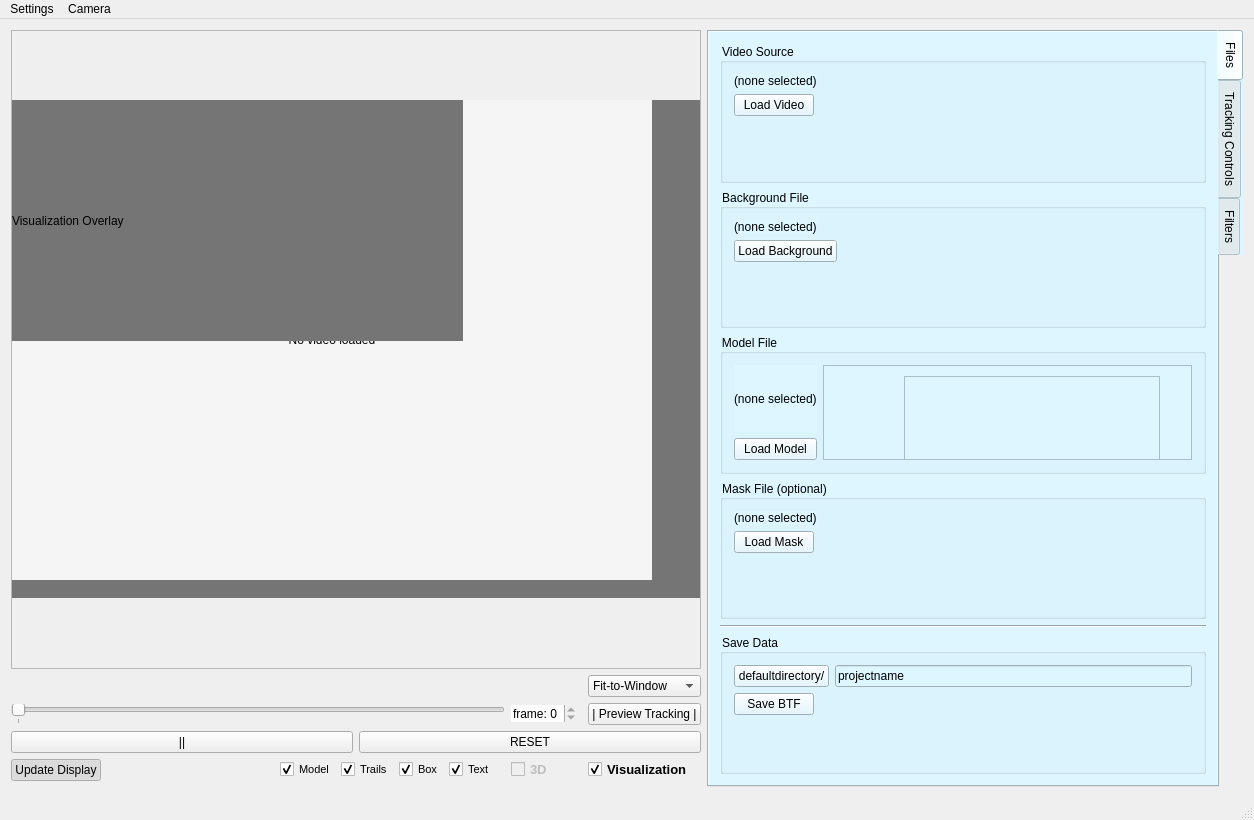
<?xml version="1.0" encoding="UTF-8"?>
<ui version="4.0">
 <class>ManytrackClass</class>
 <widget class="QMainWindow" name="ManytrackClass">
  <property name="geometry">
   <rect>
    <x>0</x>
    <y>0</y>
    <width>1254</width>
    <height>820</height>
   </rect>
  </property>
  <property name="windowTitle">
   <string>Manytrack 1.1</string>
  </property>
  <property name="windowIcon">
   <iconset resource="Manytrack.qrc">
    <normaloff>:/Manytrack/Manytrack.png</normaloff>:/Manytrack/Manytrack.png</iconset>
  </property>
  <property name="animated">
   <bool>true</bool>
  </property>
  <property name="unifiedTitleAndToolBarOnMac">
   <bool>true</bool>
  </property>
  <widget class="QWidget" name="centralWidget">
   <layout class="QGridLayout" name="gridLayout">
    <item row="1" column="3">
     <widget class="QComboBox" name="displaycomboBox">
      <item>
       <property name="text">
        <string>Fit-to-Window</string>
       </property>
      </item>
      <item>
       <property name="text">
        <string>100%</string>
       </property>
      </item>
      <item>
       <property name="text">
        <string>50%</string>
       </property>
      </item>
     </widget>
    </item>
    <item row="4" column="0">
     <layout class="QHBoxLayout" name="displayLayout">
      <property name="rightMargin">
       <number>10</number>
      </property>
      <item>
       <widget class="QPushButton" name="display_pushButton">
        <property name="autoFillBackground">
         <bool>false</bool>
        </property>
        <property name="text">
         <string>Update Display</string>
        </property>
        <property name="checkable">
         <bool>true</bool>
        </property>
        <property name="checked">
         <bool>true</bool>
        </property>
       </widget>
      </item>
      <item>
       <spacer name="horizontalSpacer">
        <property name="orientation">
         <enum>Qt::Horizontal</enum>
        </property>
        <property name="sizeHint" stdset="0">
         <size>
          <width>40</width>
          <height>20</height>
         </size>
        </property>
       </spacer>
      </item>
      <item>
       <widget class="QCheckBox" name="modelViewcheckBox">
        <property name="font">
         <font>
          <pointsize>8</pointsize>
         </font>
        </property>
        <property name="text">
         <string>Model</string>
        </property>
        <property name="checked">
         <bool>true</bool>
        </property>
       </widget>
      </item>
      <item>
       <widget class="QCheckBox" name="showTrailscheckBox">
        <property name="font">
         <font>
          <pointsize>8</pointsize>
         </font>
        </property>
        <property name="text">
         <string>Trails</string>
        </property>
        <property name="checked">
         <bool>true</bool>
        </property>
       </widget>
      </item>
      <item>
       <widget class="QCheckBox" name="showBoxcheckBox">
        <property name="font">
         <font>
          <pointsize>8</pointsize>
         </font>
        </property>
        <property name="text">
         <string>Box</string>
        </property>
        <property name="checked">
         <bool>true</bool>
        </property>
       </widget>
      </item>
      <item>
       <widget class="QCheckBox" name="textCheckBox">
        <property name="font">
         <font>
          <pointsize>8</pointsize>
         </font>
        </property>
        <property name="text">
         <string>Text</string>
        </property>
        <property name="checked">
         <bool>true</bool>
        </property>
       </widget>
      </item>
     </layout>
    </item>
    <item row="3" column="0" colspan="4">
     <layout class="QHBoxLayout" name="playcontrolLayout">
      <item>
       <widget class="QPushButton" name="stopButton">
        <property name="text">
         <string>||</string>
        </property>
       </widget>
      </item>
      <item>
       <widget class="QPushButton" name="resetButton">
        <property name="text">
         <string>RESET</string>
        </property>
       </widget>
      </item>
     </layout>
    </item>
    <item row="0" column="0" colspan="4">
     <widget class="QScrollArea" name="scrollArea">
      <property name="minimumSize">
       <size>
        <width>690</width>
        <height>500</height>
       </size>
      </property>
      <property name="widgetResizable">
       <bool>false</bool>
      </property>
      <property name="alignment">
       <set>Qt::AlignCenter</set>
      </property>
      <widget class="QWidget" name="scrollAreaWidgetContents">
       <property name="geometry">
        <rect>
         <x>0</x>
         <y>53</y>
         <width>688</width>
         <height>498</height>
        </rect>
       </property>
       <property name="sizePolicy">
        <sizepolicy hsizetype="Ignored" vsizetype="Ignored">
         <horstretch>0</horstretch>
         <verstretch>0</verstretch>
        </sizepolicy>
       </property>
       <property name="styleSheet">
        <string notr="true">background-color: rgb(117, 117, 117);</string>
       </property>
       <widget class="QLabel" name="imageLabel">
        <property name="geometry">
         <rect>
          <x>0</x>
          <y>0</y>
          <width>640</width>
          <height>480</height>
         </rect>
        </property>
        <property name="sizePolicy">
         <sizepolicy hsizetype="Fixed" vsizetype="Preferred">
          <horstretch>0</horstretch>
          <verstretch>0</verstretch>
         </sizepolicy>
        </property>
        <property name="minimumSize">
         <size>
          <width>640</width>
          <height>480</height>
         </size>
        </property>
        <property name="autoFillBackground">
         <bool>false</bool>
        </property>
        <property name="styleSheet">
         <string notr="true">background-color: rgb(245, 245, 245);
border-color: rgb(54, 54, 54);
font: 14pt &quot;MS Shell Dlg 2&quot;;</string>
        </property>
        <property name="text">
         <string>No video loaded</string>
        </property>
        <property name="scaledContents">
         <bool>true</bool>
        </property>
        <property name="alignment">
         <set>Qt::AlignCenter</set>
        </property>
       </widget>
       <widget class="QLabel" name="visualizationLabel">
        <property name="geometry">
         <rect>
          <x>0</x>
          <y>0</y>
          <width>451</width>
          <height>241</height>
         </rect>
        </property>
        <property name="styleSheet">
         <string notr="true"/>
        </property>
        <property name="text">
         <string>Visualization Overlay</string>
        </property>
        <property name="scaledContents">
         <bool>true</bool>
        </property>
       </widget>
       <zorder>imageLabel</zorder>
       <zorder>visualizationLabel</zorder>
       <zorder>toolbartabWidget</zorder>
      </widget>
     </widget>
    </item>
    <item row="4" column="3">
     <widget class="QCheckBox" name="visualizationcheckBox">
      <property name="font">
       <font>
        <pointsize>10</pointsize>
        <weight>75</weight>
        <bold>true</bold>
        <strikeout>false</strikeout>
        <kerning>true</kerning>
       </font>
      </property>
      <property name="layoutDirection">
       <enum>Qt::LeftToRight</enum>
      </property>
      <property name="text">
       <string>Visualization</string>
      </property>
      <property name="checked">
       <bool>true</bool>
      </property>
     </widget>
    </item>
    <item row="4" column="1">
     <widget class="QCheckBox" name="ThreeDcheckBox">
      <property name="enabled">
       <bool>false</bool>
      </property>
      <property name="font">
       <font>
        <pointsize>10</pointsize>
        <weight>75</weight>
        <bold>true</bold>
       </font>
      </property>
      <property name="text">
       <string>3D</string>
      </property>
     </widget>
    </item>
    <item row="2" column="0">
     <widget class="QSlider" name="framesSlider">
      <property name="maximum">
       <number>0</number>
      </property>
      <property name="orientation">
       <enum>Qt::Horizontal</enum>
      </property>
      <property name="tickPosition">
       <enum>QSlider::TicksBelow</enum>
      </property>
      <property name="tickInterval">
       <number>0</number>
      </property>
     </widget>
    </item>
    <item row="2" column="1">
     <widget class="QSpinBox" name="framesspinBox">
      <property name="frame">
       <bool>false</bool>
      </property>
      <property name="alignment">
       <set>Qt::AlignLeading|Qt::AlignLeft|Qt::AlignVCenter</set>
      </property>
      <property name="prefix">
       <string>frame: </string>
      </property>
      <property name="maximum">
       <number>0</number>
      </property>
     </widget>
    </item>
    <item row="2" column="3">
     <widget class="QPushButton" name="previewtrackingButton">
      <property name="font">
       <font>
        <pointsize>9</pointsize>
       </font>
      </property>
      <property name="text">
       <string>| Preview Tracking |</string>
      </property>
     </widget>
    </item>
    <item row="0" column="4" rowspan="6">
     <widget class="QTabWidget" name="toolbartabWidget">
      <property name="enabled">
       <bool>true</bool>
      </property>
      <property name="sizePolicy">
       <sizepolicy hsizetype="Fixed" vsizetype="Expanding">
        <horstretch>0</horstretch>
        <verstretch>0</verstretch>
       </sizepolicy>
      </property>
      <property name="minimumSize">
       <size>
        <width>360</width>
        <height>0</height>
       </size>
      </property>
      <property name="autoFillBackground">
       <bool>false</bool>
      </property>
      <property name="styleSheet">
       <string notr="true">background-color: rgb(221, 246, 255);</string>
      </property>
      <property name="tabPosition">
       <enum>QTabWidget::East</enum>
      </property>
      <property name="tabShape">
       <enum>QTabWidget::Rounded</enum>
      </property>
      <property name="currentIndex">
       <number>0</number>
      </property>
      <widget class="QWidget" name="filesTabWidget">
       <attribute name="title">
        <string>Files</string>
       </attribute>
       <layout class="QVBoxLayout" name="verticalLayout_2">
        <item>
         <widget class="QGroupBox" name="videobox">
          <property name="title">
           <string>Video Source</string>
          </property>
          <property name="flat">
           <bool>false</bool>
          </property>
          <property name="checkable">
           <bool>false</bool>
          </property>
          <layout class="QFormLayout" name="formLayout_3">
           <item row="0" column="0">
            <widget class="QLabel" name="videoFile">
             <property name="maximumSize">
              <size>
               <width>167772</width>
               <height>16777215</height>
              </size>
             </property>
             <property name="layoutDirection">
              <enum>Qt::LeftToRight</enum>
             </property>
             <property name="autoFillBackground">
              <bool>false</bool>
             </property>
             <property name="styleSheet">
              <string notr="true">font: 8pt &quot;Ubuntu Condensed&quot;;</string>
             </property>
             <property name="inputMethodHints">
              <set>Qt::ImhNone</set>
             </property>
             <property name="midLineWidth">
              <number>0</number>
             </property>
             <property name="text">
              <string>(none selected)</string>
             </property>
             <property name="scaledContents">
              <bool>false</bool>
             </property>
             <property name="wordWrap">
              <bool>false</bool>
             </property>
             <property name="margin">
              <number>0</number>
             </property>
            </widget>
           </item>
           <item row="1" column="0">
            <widget class="QPushButton" name="videoButton">
             <property name="autoFillBackground">
              <bool>false</bool>
             </property>
             <property name="text">
              <string>Load Video</string>
             </property>
             <property name="icon">
              <iconset resource="Manytrack.qrc">
               <normaloff>:/Manytrack/Manytrack.png</normaloff>:/Manytrack/Manytrack.png</iconset>
             </property>
            </widget>
           </item>
          </layout>
         </widget>
        </item>
        <item>
         <widget class="QGroupBox" name="bgbox">
          <property name="title">
           <string>Background File</string>
          </property>
          <property name="flat">
           <bool>false</bool>
          </property>
          <property name="checkable">
           <bool>false</bool>
          </property>
          <layout class="QFormLayout" name="formLayout">
           <item row="0" column="0">
            <widget class="QLabel" name="backgroundFile">
             <property name="styleSheet">
              <string notr="true">font: 8pt &quot;Ubuntu Condensed&quot;;</string>
             </property>
             <property name="text">
              <string>(none selected)</string>
             </property>
            </widget>
           </item>
           <item row="1" column="0">
            <widget class="QPushButton" name="backgroundButton">
             <property name="text">
              <string>Load Background</string>
             </property>
            </widget>
           </item>
          </layout>
         </widget>
        </item>
        <item>
         <widget class="QGroupBox" name="modelbox">
          <property name="title">
           <string>Model File</string>
          </property>
          <property name="flat">
           <bool>false</bool>
          </property>
          <property name="checkable">
           <bool>false</bool>
          </property>
          <layout class="QGridLayout" name="gridLayout_3">
           <item row="0" column="0">
            <widget class="QLabel" name="modelFile">
             <property name="styleSheet">
              <string notr="true">font: 8pt &quot;Ubuntu Condensed&quot;;</string>
             </property>
             <property name="text">
              <string>(none selected)</string>
             </property>
            </widget>
           </item>
           <item row="1" column="0">
            <widget class="QPushButton" name="modelButton">
             <property name="text">
              <string>Load Model</string>
             </property>
            </widget>
           </item>
           <item row="0" column="1" rowspan="2">
            <widget class="QScrollArea" name="scrollArea_2">
             <property name="widgetResizable">
              <bool>true</bool>
             </property>
             <widget class="QWidget" name="scrollAreaWidgetContents_2">
              <property name="geometry">
               <rect>
                <x>0</x>
                <y>0</y>
                <width>357</width>
                <height>76</height>
               </rect>
              </property>
              <widget class="QListView" name="listView">
               <property name="geometry">
                <rect>
                 <x>80</x>
                 <y>10</y>
                 <width>256</width>
                 <height>192</height>
                </rect>
               </property>
              </widget>
             </widget>
            </widget>
           </item>
          </layout>
         </widget>
        </item>
        <item>
         <widget class="QGroupBox" name="maskbox">
          <property name="title">
           <string>Mask File (optional)</string>
          </property>
          <property name="flat">
           <bool>false</bool>
          </property>
          <property name="checkable">
           <bool>false</bool>
          </property>
          <layout class="QFormLayout" name="formLayout_5">
           <property name="fieldGrowthPolicy">
            <enum>QFormLayout::AllNonFixedFieldsGrow</enum>
           </property>
           <item row="0" column="0">
            <widget class="QLabel" name="maskFile">
             <property name="styleSheet">
              <string notr="true">font: 8pt &quot;Ubuntu Condensed&quot;;</string>
             </property>
             <property name="text">
              <string>(none selected)</string>
             </property>
             <property name="scaledContents">
              <bool>true</bool>
             </property>
             <property name="wordWrap">
              <bool>true</bool>
             </property>
            </widget>
           </item>
           <item row="1" column="0">
            <widget class="QPushButton" name="maskButton">
             <property name="text">
              <string>Load Mask</string>
             </property>
            </widget>
           </item>
          </layout>
         </widget>
        </item>
        <item>
         <widget class="Line" name="line">
          <property name="orientation">
           <enum>Qt::Horizontal</enum>
          </property>
         </widget>
        </item>
        <item>
         <widget class="QGroupBox" name="savebox">
          <property name="title">
           <string>Save Data</string>
          </property>
          <property name="flat">
           <bool>false</bool>
          </property>
          <property name="checkable">
           <bool>false</bool>
          </property>
          <layout class="QFormLayout" name="formLayout_2">
           <item row="0" column="0">
            <widget class="QPushButton" name="projectDirectoryButton">
             <property name="maximumSize">
              <size>
               <width>167733</width>
               <height>16777215</height>
              </size>
             </property>
             <property name="layoutDirection">
              <enum>Qt::LeftToRight</enum>
             </property>
             <property name="styleSheet">
              <string notr="true">font: 8pt &quot;Ubuntu Condensed&quot;;</string>
             </property>
             <property name="text">
              <string>defaultdirectory/</string>
             </property>
            </widget>
           </item>
           <item row="0" column="1">
            <widget class="QLineEdit" name="projectsavename">
             <property name="text">
              <string>projectname</string>
             </property>
             <property name="readOnly">
              <bool>false</bool>
             </property>
            </widget>
           </item>
           <item row="1" column="0">
            <widget class="QPushButton" name="saveBTFButton">
             <property name="text">
              <string>Save BTF</string>
             </property>
            </widget>
           </item>
          </layout>
         </widget>
        </item>
       </layout>
      </widget>
      <widget class="QWidget" name="controlsTabWidget">
       <attribute name="title">
        <string>Tracking Controls</string>
       </attribute>
       <layout class="QVBoxLayout" name="verticalLayout">
        <item>
         <widget class="QGroupBox" name="controlsgroupbox">
          <property name="font">
           <font>
            <pointsize>11</pointsize>
           </font>
          </property>
          <property name="title">
           <string>Tracking</string>
          </property>
          <layout class="QGridLayout" name="gridLayout_2">
           <item row="1" column="1">
            <widget class="QSpinBox" name="resolutionSpinBox">
             <property name="prefix">
              <string>1/</string>
             </property>
             <property name="minimum">
              <number>1</number>
             </property>
             <property name="value">
              <number>8</number>
             </property>
            </widget>
           </item>
           <item row="19" column="0">
            <widget class="QSlider" name="separationSlider">
             <property name="orientation">
              <enum>Qt::Horizontal</enum>
             </property>
            </widget>
           </item>
           <item row="11" column="0">
            <widget class="QCheckBox" name="trackDistanceViewCheck">
             <property name="font">
              <font>
               <pointsize>8</pointsize>
              </font>
             </property>
             <property name="text">
              <string>Visualize</string>
             </property>
             <property name="checked">
              <bool>true</bool>
             </property>
            </widget>
           </item>
           <item row="20" column="0" colspan="2">
            <widget class="Line" name="line_2">
             <property name="orientation">
              <enum>Qt::Horizontal</enum>
             </property>
            </widget>
           </item>
           <item row="9" column="0">
            <widget class="Line" name="line_5">
             <property name="orientation">
              <enum>Qt::Horizontal</enum>
             </property>
            </widget>
           </item>
           <item row="16" column="0">
            <widget class="Line" name="line_4">
             <property name="orientation">
              <enum>Qt::Horizontal</enum>
             </property>
            </widget>
           </item>
           <item row="8" column="0">
            <widget class="QSlider" name="matchSlider">
             <property name="orientation">
              <enum>Qt::Horizontal</enum>
             </property>
            </widget>
           </item>
           <item row="7" column="1">
            <widget class="QSpinBox" name="healthyPercentageThresholdSpinBox">
             <property name="suffix">
              <string> %</string>
             </property>
             <property name="minimum">
              <number>1</number>
             </property>
             <property name="value">
              <number>60</number>
             </property>
            </widget>
           </item>
           <item row="6" column="0" colspan="2">
            <widget class="Line" name="line_6">
             <property name="orientation">
              <enum>Qt::Horizontal</enum>
             </property>
            </widget>
           </item>
           <item row="7" column="0">
            <widget class="QLabel" name="matchThreshLabel">
             <property name="font">
              <font>
               <pointsize>9</pointsize>
              </font>
             </property>
             <property name="text">
              <string>Model-Data Threshold</string>
             </property>
            </widget>
           </item>
           <item row="5" column="0">
            <widget class="QSlider" name="bgsubSlider">
             <property name="minimum">
              <number>1</number>
             </property>
             <property name="maximum">
              <number>254</number>
             </property>
             <property name="orientation">
              <enum>Qt::Horizontal</enum>
             </property>
            </widget>
           </item>
           <item row="4" column="0">
            <widget class="QCheckBox" name="subtractioncheckBox">
             <property name="font">
              <font>
               <pointsize>8</pointsize>
              </font>
             </property>
             <property name="text">
              <string>Visualize</string>
             </property>
            </widget>
           </item>
           <item row="3" column="1">
            <widget class="QSpinBox" name="bgSubThresholdSpinBox">
             <property name="maximum">
              <number>254</number>
             </property>
             <property name="value">
              <number>59</number>
             </property>
            </widget>
           </item>
           <item row="3" column="0">
            <widget class="QLabel" name="bgsublabel">
             <property name="font">
              <font>
               <pointsize>9</pointsize>
              </font>
             </property>
             <property name="text">
              <string>BG Subtraction Threshold</string>
             </property>
            </widget>
           </item>
           <item row="2" column="0" colspan="2">
            <widget class="Line" name="line_8">
             <property name="orientation">
              <enum>Qt::Horizontal</enum>
             </property>
            </widget>
           </item>
           <item row="1" column="0">
            <widget class="QLabel" name="resolutionlabel">
             <property name="font">
              <font>
               <pointsize>9</pointsize>
              </font>
             </property>
             <property name="text">
              <string>Analysis Resolution</string>
             </property>
            </widget>
           </item>
           <item row="0" column="0">
            <widget class="Line" name="line_7">
             <property name="orientation">
              <enum>Qt::Horizontal</enum>
             </property>
            </widget>
           </item>
           <item row="14" column="1">
            <widget class="QSpinBox" name="trackdeathSpinBox">
             <property name="suffix">
              <string> frames</string>
             </property>
             <property name="maximum">
              <number>1000</number>
             </property>
             <property name="singleStep">
              <number>1</number>
             </property>
             <property name="value">
              <number>30</number>
             </property>
            </widget>
           </item>
           <item row="14" column="0">
            <widget class="QLabel" name="label_5">
             <property name="font">
              <font>
               <pointsize>9</pointsize>
              </font>
             </property>
             <property name="text">
              <string>Lost Track Life</string>
             </property>
            </widget>
           </item>
           <item row="18" column="1">
            <widget class="QSpinBox" name="separationSpinBox">
             <property name="suffix">
              <string> pix</string>
             </property>
             <property name="maximum">
              <number>1000</number>
             </property>
             <property name="value">
              <number>4</number>
             </property>
            </widget>
           </item>
           <item row="18" column="0">
            <widget class="QCheckBox" name="separationViewCheck">
             <property name="font">
              <font>
               <pointsize>8</pointsize>
              </font>
             </property>
             <property name="text">
              <string>Visualize</string>
             </property>
             <property name="checked">
              <bool>true</bool>
             </property>
            </widget>
           </item>
           <item row="21" column="0" colspan="2">
            <widget class="QGroupBox" name="AdvancedgroupBox">
             <property name="font">
              <font>
               <pointsize>9</pointsize>
              </font>
             </property>
             <property name="title">
              <string>Advanced</string>
             </property>
             <layout class="QHBoxLayout" name="horizontalLayout">
              <item>
               <widget class="QGroupBox" name="contourTracking_groupBox">
                <property name="font">
                 <font>
                  <pointsize>8</pointsize>
                 </font>
                </property>
                <property name="styleSheet">
                 <string notr="true"/>
                </property>
                <property name="title">
                 <string>Color Registration</string>
                </property>
                <layout class="QFormLayout" name="formLayout_6">
                 <property name="fieldGrowthPolicy">
                  <enum>QFormLayout::AllNonFixedFieldsGrow</enum>
                 </property>
                 <item row="1" column="0">
                  <widget class="QLabel" name="label_7">
                   <property name="font">
                    <font>
                     <pointsize>8</pointsize>
                    </font>
                   </property>
                   <property name="text">
                    <string>Color Registration Factor 
 (Pixels Distance / Hue Space)</string>
                   </property>
                  </widget>
                 </item>
                 <item row="1" column="1">
                  <widget class="QDoubleSpinBox" name="colorRegSpinBox">
                   <property name="font">
                    <font>
                     <pointsize>11</pointsize>
                    </font>
                   </property>
                   <property name="decimals">
                    <number>6</number>
                   </property>
                   <property name="singleStep">
                    <double>0.100000000000000</double>
                   </property>
                   <property name="value">
                    <double>1.000000000000000</double>
                   </property>
                  </widget>
                 </item>
                 <item row="2" column="0" colspan="2">
                  <widget class="QCheckBox" name="DuplicatescheckBox">
                   <property name="font">
                    <font>
                     <pointsize>8</pointsize>
                    </font>
                   </property>
                   <property name="text">
                    <string>Allow Duplicate Types</string>
                   </property>
                   <property name="checked">
                    <bool>true</bool>
                   </property>
                  </widget>
                 </item>
                 <item row="3" column="0">
                  <widget class="QLabel" name="label_8">
                   <property name="enabled">
                    <bool>false</bool>
                   </property>
                   <property name="font">
                    <font>
                     <pointsize>8</pointsize>
                    </font>
                   </property>
                   <property name="text">
                    <string>Recheck ID</string>
                   </property>
                  </widget>
                 </item>
                 <item row="3" column="1">
                  <widget class="QSpinBox" name="recheckIDspinBox">
                   <property name="enabled">
                    <bool>false</bool>
                   </property>
                   <property name="suffix">
                    <string> frames</string>
                   </property>
                  </widget>
                 </item>
                 <item row="4" column="0">
                  <widget class="QCheckBox" name="usekeyframecheckBox">
                   <property name="enabled">
                    <bool>false</bool>
                   </property>
                   <property name="font">
                    <font>
                     <pointsize>8</pointsize>
                    </font>
                   </property>
                   <property name="text">
                    <string>Use Keyframes</string>
                   </property>
                   <property name="checked">
                    <bool>true</bool>
                   </property>
                  </widget>
                 </item>
                </layout>
               </widget>
              </item>
              <item>
               <widget class="Line" name="line_9">
                <property name="orientation">
                 <enum>Qt::Vertical</enum>
                </property>
               </widget>
              </item>
              <item>
               <widget class="QGroupBox" name="registration_groupBox">
                <property name="font">
                 <font>
                  <pointsize>9</pointsize>
                 </font>
                </property>
                <property name="title">
                 <string>Model Fitting (ICP_Registration)</string>
                </property>
                <layout class="QFormLayout" name="formLayout_7">
                 <item row="2" column="0">
                  <widget class="QLabel" name="label">
                   <property name="font">
                    <font>
                     <pointsize>8</pointsize>
                    </font>
                   </property>
                   <property name="text">
                    <string>Transformation Eps</string>
                   </property>
                  </widget>
                 </item>
                 <item row="2" column="1">
                  <widget class="QDoubleSpinBox" name="ICP_TransEpsilondoubleSpinBox">
                   <property name="font">
                    <font>
                     <pointsize>8</pointsize>
                    </font>
                   </property>
                   <property name="decimals">
                    <number>5</number>
                   </property>
                   <property name="singleStep">
                    <double>0.100000000000000</double>
                   </property>
                   <property name="value">
                    <double>0.010000000000000</double>
                   </property>
                  </widget>
                 </item>
                 <item row="5" column="0">
                  <widget class="QLabel" name="label_2">
                   <property name="font">
                    <font>
                     <pointsize>8</pointsize>
                    </font>
                   </property>
                   <property name="text">
                    <string>Euclidean Dist</string>
                   </property>
                  </widget>
                 </item>
                 <item row="5" column="1">
                  <widget class="QDoubleSpinBox" name="ICP_EuclideanDistdoubleSpinBox">
                   <property name="enabled">
                    <bool>false</bool>
                   </property>
                   <property name="maximum">
                    <double>999999.989999999990687</double>
                   </property>
                   <property name="value">
                    <double>1000.000000000000000</double>
                   </property>
                  </widget>
                 </item>
                 <item row="0" column="0">
                  <widget class="QLabel" name="label_3">
                   <property name="font">
                    <font>
                     <pointsize>8</pointsize>
                    </font>
                   </property>
                   <property name="text">
                    <string>Max Iterations</string>
                   </property>
                  </widget>
                 </item>
                 <item row="0" column="1">
                  <widget class="QSpinBox" name="ICP_MaxIterspinBox">
                   <property name="suffix">
                    <string/>
                   </property>
                   <property name="minimum">
                    <number>1</number>
                   </property>
                   <property name="maximum">
                    <number>1000</number>
                   </property>
                   <property name="value">
                    <number>150</number>
                   </property>
                  </widget>
                 </item>
                </layout>
               </widget>
              </item>
             </layout>
             <zorder>contourTracking_groupBox</zorder>
             <zorder>registration_groupBox</zorder>
             <zorder>line_9</zorder>
            </widget>
           </item>
           <item row="17" column="0">
            <widget class="QLabel" name="label_6">
             <property name="font">
              <font>
               <pointsize>9</pointsize>
              </font>
             </property>
             <property name="text">
              <string>Separation Threshold</string>
             </property>
            </widget>
           </item>
           <item row="15" column="0">
            <widget class="QSlider" name="deathSlider">
             <property name="orientation">
              <enum>Qt::Horizontal</enum>
             </property>
            </widget>
           </item>
           <item row="13" column="0">
            <widget class="Line" name="line_3">
             <property name="orientation">
              <enum>Qt::Horizontal</enum>
             </property>
            </widget>
           </item>
           <item row="12" column="0">
            <widget class="QSlider" name="searchSlider">
             <property name="maximum">
              <number>1000</number>
             </property>
             <property name="orientation">
              <enum>Qt::Horizontal</enum>
             </property>
            </widget>
           </item>
           <item row="11" column="1">
            <widget class="QSpinBox" name="trackdistanceSpinBox">
             <property name="suffix">
              <string> pix</string>
             </property>
             <property name="maximum">
              <number>99999</number>
             </property>
             <property name="value">
              <number>20</number>
             </property>
            </widget>
           </item>
           <item row="10" column="0">
            <widget class="QLabel" name="label_4">
             <property name="font">
              <font>
               <pointsize>9</pointsize>
              </font>
             </property>
             <property name="text">
              <string>Track Search Distance</string>
             </property>
            </widget>
           </item>
          </layout>
         </widget>
        </item>
       </layout>
      </widget>
      <widget class="QWidget" name="filtersTabWidget">
       <property name="enabled">
        <bool>true</bool>
       </property>
       <attribute name="title">
        <string>Filters</string>
       </attribute>
       <widget class="QSpinBox" name="dilatespinbox">
        <property name="geometry">
         <rect>
          <x>56</x>
          <y>9</y>
          <width>47</width>
          <height>27</height>
         </rect>
        </property>
       </widget>
       <widget class="QLabel" name="dilatelabel">
        <property name="geometry">
         <rect>
          <x>9</x>
          <y>9</y>
          <width>41</width>
          <height>17</height>
         </rect>
        </property>
        <property name="text">
         <string>Dilate</string>
        </property>
       </widget>
       <widget class="QSpinBox" name="blurspinBox">
        <property name="geometry">
         <rect>
          <x>56</x>
          <y>48</y>
          <width>47</width>
          <height>27</height>
         </rect>
        </property>
        <property name="value">
         <number>1</number>
        </property>
       </widget>
       <widget class="QLabel" name="blurlabel">
        <property name="geometry">
         <rect>
          <x>9</x>
          <y>48</y>
          <width>29</width>
          <height>17</height>
         </rect>
        </property>
        <property name="text">
         <string>Blur</string>
        </property>
       </widget>
      </widget>
     </widget>
    </item>
   </layout>
  </widget>
  <widget class="QStatusBar" name="statusBar"/>
  <widget class="QMenuBar" name="menuBar">
   <property name="geometry">
    <rect>
     <x>0</x>
     <y>0</y>
     <width>1254</width>
     <height>25</height>
    </rect>
   </property>
   <widget class="QMenu" name="menuSettings">
    <property name="title">
     <string>Settings</string>
    </property>
    <addaction name="actionLoad_Settings"/>
    <addaction name="actionLoad_Defaults"/>
    <addaction name="separator"/>
    <addaction name="actionSave_All"/>
   </widget>
   <widget class="QMenu" name="menuCamera">
    <property name="title">
     <string>Camera</string>
    </property>
    <addaction name="actionLive_Preview"/>
   </widget>
   <addaction name="menuSettings"/>
   <addaction name="menuCamera"/>
  </widget>
  <action name="actionClose">
   <property name="text">
    <string>Close</string>
   </property>
  </action>
  <action name="actionOpen">
   <property name="text">
    <string>Open</string>
   </property>
  </action>
  <action name="actionOpen_2">
   <property name="text">
    <string>Open</string>
   </property>
  </action>
  <action name="actionSave_All">
   <property name="text">
    <string>Save Settings</string>
   </property>
  </action>
  <action name="actionLoad_Settings">
   <property name="text">
    <string>Load Settings</string>
   </property>
  </action>
  <action name="actionLoad_Defaults">
   <property name="text">
    <string>Load Defaults</string>
   </property>
  </action>
  <action name="actionLive_Preview">
   <property name="checkable">
    <bool>true</bool>
   </property>
   <property name="enabled">
    <bool>false</bool>
   </property>
   <property name="text">
    <string>Live Preview</string>
   </property>
  </action>
 </widget>
 <layoutdefault spacing="6" margin="11"/>
 <resources>
  <include location="Manytrack.qrc"/>
 </resources>
 <connections/>
</ui>
